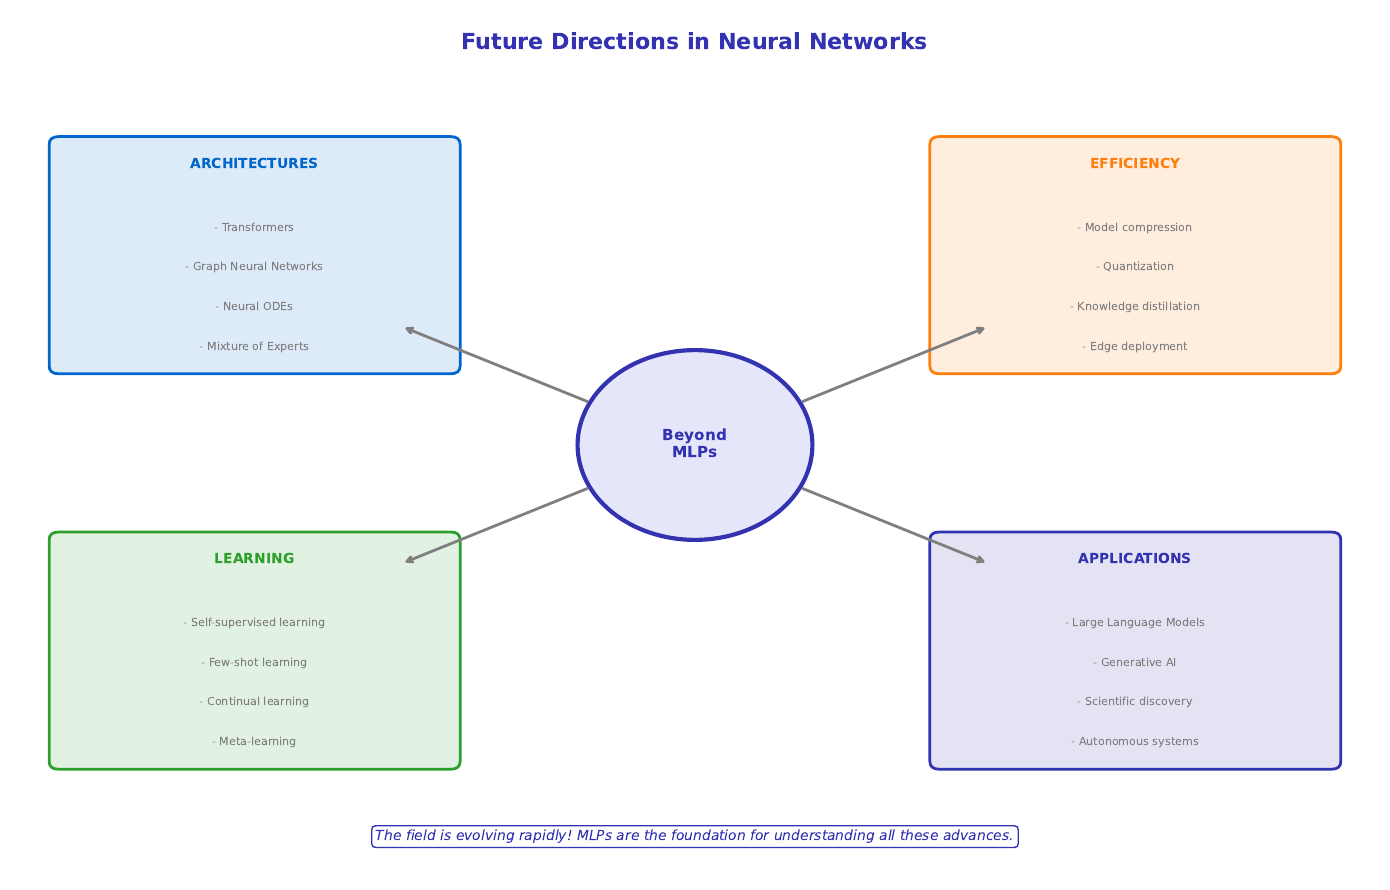

Source code (Python):
"""
Future Directions in Neural Networks
Module 4: Applications & Modern Perspectives
"""

import matplotlib.pyplot as plt
import numpy as np
from matplotlib.patches import FancyBboxPatch, Circle

CHART_METADATA = {
    'title': 'Future Directions',
    'url': 'https://github.com/QuantLet/neural-networks-introduction/tree/main/future_directions'
}

# Colors
mlpurple = '#3333B2'
mlblue = '#0066CC'
mlorange = '#FF7F0E'
mlgreen = '#2CA02C'
mlgray = '#7F7F7F'

fig, ax = plt.subplots(figsize=(14, 9))
ax.set_xlim(0, 14)
ax.set_ylim(0, 11)
ax.axis('off')

# Title
ax.text(7, 10.5, 'Future Directions in Neural Networks',
        fontsize=16, fontweight='bold', ha='center', color=mlpurple)

# Central node
center = Circle((7, 5.5), 1.2, fill=True, facecolor='#E6E6FA', edgecolor=mlpurple, linewidth=3)
ax.add_patch(center)
ax.text(7, 5.5, 'Beyond\nMLPs', ha='center', va='center', fontsize=11, fontweight='bold', color=mlpurple)

# Surrounding directions
directions = [
    (2.5, 8, 'ARCHITECTURES', mlblue, [
        'Transformers',
        'Graph Neural Networks',
        'Neural ODEs',
        'Mixture of Experts',
    ]),
    (11.5, 8, 'EFFICIENCY', mlorange, [
        'Model compression',
        'Quantization',
        'Knowledge distillation',
        'Edge deployment',
    ]),
    (2.5, 3, 'LEARNING', mlgreen, [
        'Self-supervised learning',
        'Few-shot learning',
        'Continual learning',
        'Meta-learning',
    ]),
    (11.5, 3, 'APPLICATIONS', mlpurple, [
        'Large Language Models',
        'Generative AI',
        'Scientific discovery',
        'Autonomous systems',
    ]),
]

for x, y, title, color, items in directions:
    box = FancyBboxPatch((x - 2, y - 1.5), 4, 2.8, boxstyle="round,pad=0.1",
                          facecolor=f'{color}22', edgecolor=color, linewidth=2)
    ax.add_patch(box)
    ax.text(x, y + 1, title, ha='center', fontsize=10, fontweight='bold', color=color)
    for i, item in enumerate(items):
        ax.text(x, y + 0.2 - i * 0.5, '- ' + item, ha='center', fontsize=8, color=mlgray)

# Arrows from center
arrow_ends = [(4, 7), (10, 7), (4, 4), (10, 4)]
for ex, ey in arrow_ends:
    dx, dy = ex - 7, ey - 5.5
    length = np.sqrt(dx**2 + dy**2)
    start_x = 7 + 1.2 * dx / length
    start_y = 5.5 + 1.2 * dy / length
    ax.annotate('', xy=(ex, ey), xytext=(start_x, start_y),
                arrowprops=dict(arrowstyle='->', color=mlgray, lw=2))

# Bottom note
ax.text(7, 0.5, 'The field is evolving rapidly! MLPs are the foundation for understanding all these advances.',
        ha='center', fontsize=10, color=mlpurple, style='italic',
        bbox=dict(boxstyle='round,pad=0.3', facecolor='white', edgecolor=mlpurple))

plt.tight_layout()
plt.savefig('future_directions.pdf', format='pdf', bbox_inches='tight', dpi=300)
plt.savefig('future_directions.png', format='png', bbox_inches='tight', dpi=300)
plt.close()

print("Generated: future_directions.pdf")
